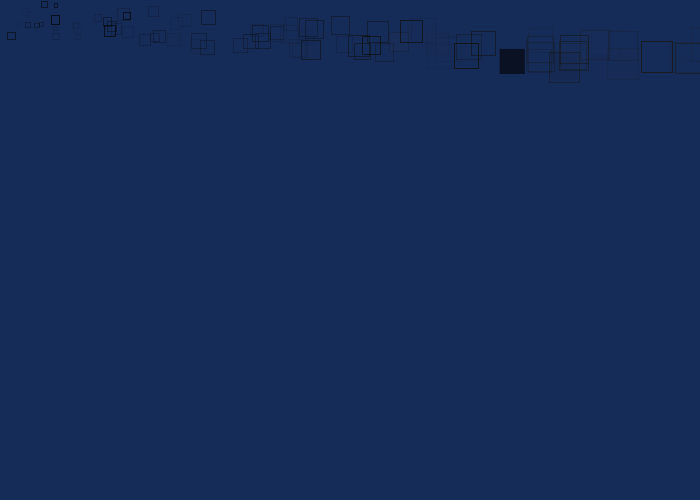
Frame 1 (no input)
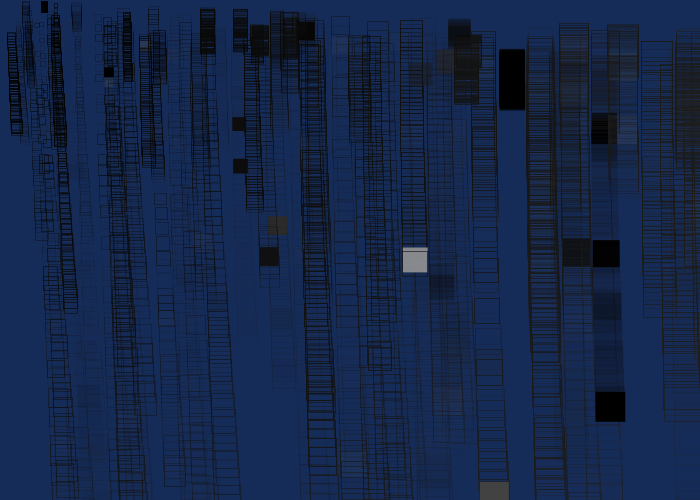
Frame 60 (the mouse pressed at the canvas centre just before this capture)
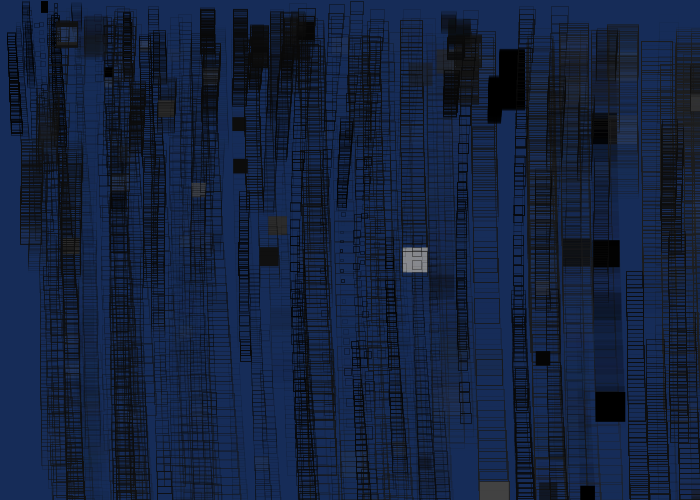
Frame 120 (the mouse held since frame 60 and released just before this capture)

The Processing sketch that drew these frames (run headless with seeded random() and noise(); from frame 60 on, the mouse is pressed at the canvas centre):

// Processing sketch: processing_4369
// ── processing_4369.pde

int counter=100; 
float[]xpos=new float[counter]; 
float[]ypos=new float[counter]; 
float[]size=new float[counter]; 
float[]xspeed=new float[counter]; 
float[]gravity=new float[counter]; 
float[]col=new float[counter]; 
float []maxDistance=new float[counter]; 
 
void setup(){ 
  size(700,500); 
  background(22,44,88); 
  
smooth(); 
//rect array 
  for(int i=0;i<counter; i++){ 
    xpos[i]=random(0,width); 
    ypos[i]=random(0,height/15); 
    xspeed[i]=random(-1.50,10.50); 
 
    size[i]=random(1.50,7.50); 
    col[i]=random(255); 
    maxDistance[i]=dist(0,0,width,height); //mouse distance 
  } 
 
} 
void draw(){ 
 // background(58); 
  
    
 
 
 rectDisplay(); 
 rectFlying(); 
   
   
 
 
 
 
} 
   
void rectDisplay(){ 
  for(int i=0; i<counter; i++){ 
    //mouse distance interactivity  
    float mouseDist=dist(mouseX,mouseY,xpos[i],ypos[i]); 
    float diameter=(mouseDist/maxDistance[i])*36.0; 
    stroke(diameter,random(col[i])); 
    fill(random(col[i]),diameter/random(col[i])); 
    rect(xpos[i]+diameter,ypos[i]+diameter,size[i]+diameter,size[i]+diameter); 
  } 
} 
void rectFlying(){ 
  for(int i=0; i<counter; i++){ 
    ypos[i]=ypos[i]+xspeed[i]; 
    if(ypos[i]>=height||ypos[i]<=0/size[i]){ 
      xspeed[i]*=-1; 
      // xspeed[i]*=gravity[i]; 
    } 
  } 
}
